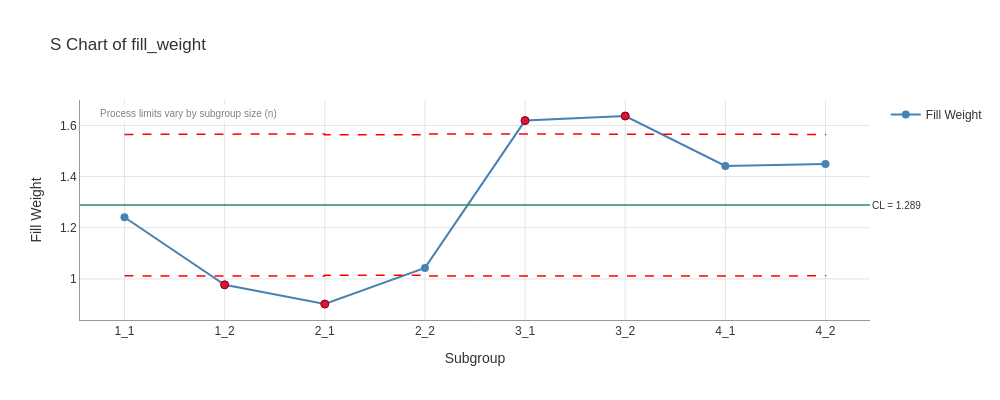

Write notebook code for a chart like this one.
### Markdown cell above
### S Chart: Compare Variation

### Code cell
# Plot S chart
result_xbar.plot(chart='S').show()

### Figure 1 — Plotly figure (JSON) as saved in the notebook; plotly's stock layout.template omitted (floating-point values rounded to 4 significant figures)
{"data": [{"hovertemplate": "%{x}<br>%{y:.3f}<extra></extra>", "line": {"color": "steelblue", "width": 2}, "marker": {"color": "steelblue", "size": 8}, "mode": "lines+markers", "name": "Fill Weight", "type": "scatter", "x": ["1_1", "1_2", "2_1", "2_2", "3_1", "3_2", "4_1", "4_2"], "y": [1.241, 0.977, 0.902, 1.043, 1.619, 1.637, 1.442, 1.449]}, {"hovertemplate": "UPL: %{y:.3f}<extra></extra>", "line": {"color": "red", "dash": "dash", "width": 1.5}, "mode": "lines", "name": "UPL (varies)", "showlegend": false, "type": "scatter", "x": ["1_1", "1_2", "1_2", "2_1", "2_1", "2_2", "2_2", "3_1", "3_1", "3_2", "3_2", "4_1", "4_1", "4_2", "4_2"], "y": [1.565, 1.565, 1.567, 1.567, 1.564, 1.564, 1.567, 1.567, 1.565, 1.565, 1.567, 1.567, 1.565, 1.565, 1.567]}, {"hovertemplate": "LPL: %{y:.3f}<extra></extra>", "line": {"color": "red", "dash": "dash", "width": 1.5}, "mode": "lines", "name": "LPL (varies)", "showlegend": false, "type": "scatter", "x": ["1_1", "1_2", "1_2", "2_1", "2_1", "2_2", "2_2", "3_1", "3_1", "3_2", "3_2", "4_1", "4_1", "4_2", "4_2"], "y": [1.012, 1.012, 1.011, 1.011, 1.014, 1.014, 1.011, 1.011, 1.012, 1.012, 1.011, 1.011, 1.012, 1.012, 1.011]}, {"hovertemplate": "Out of Control<br>%{x}<br>%{y:.3f}<extra></extra>", "marker": {"color": "#DC143C", "line": {"color": "#8B0000", "width": 1}, "size": 8, "symbol": "circle"}, "mode": "markers", "name": "Out of Control", "showlegend": false, "type": "scatter", "x": ["1_2", "2_1", "3_1", "3_2"], "y": [0.977, 0.902, 1.619, 1.637]}], "layout": {"annotations": [{"bgcolor": "rgba(255,255,255,0.8)", "borderpad": 3, "font": {"color": "gray", "size": 10}, "showarrow": false, "text": "Process limits vary by subgroup size (n)", "x": 0.02, "xref": "paper", "y": 0.98, "yref": "paper"}, {"font": {"size": 10}, "showarrow": false, "text": "CL = 1.289", "x": 1, "xanchor": "left", "xref": "x domain", "y": 1.289, "yanchor": "middle", "yref": "y"}], "font": {"color": "#333333", "family": "Arial, sans-serif", "size": 12}, "height": 400, "hovermode": "x unified", "paper_bgcolor": "white", "plot_bgcolor": "white", "shapes": [{"line": {"color": "#2E8B57", "width": 1.5}, "type": "line", "x0": 0, "x1": 1, "xref": "x domain", "y0": 1.289, "y1": 1.289, "yref": "y"}], "showlegend": true, "title": {"text": "S Chart of fill_weight"}, "width": 1000, "xaxis": {"gridcolor": "#E5E5E5", "gridwidth": 1, "linecolor": "#999999", "linewidth": 1, "showgrid": true, "showline": true, "title": {"text": "Subgroup"}}, "yaxis": {"gridcolor": "#E5E5E5", "gridwidth": 1, "linecolor": "#999999", "linewidth": 1, "showgrid": true, "showline": true, "title": {"text": "Fill Weight"}}}}
